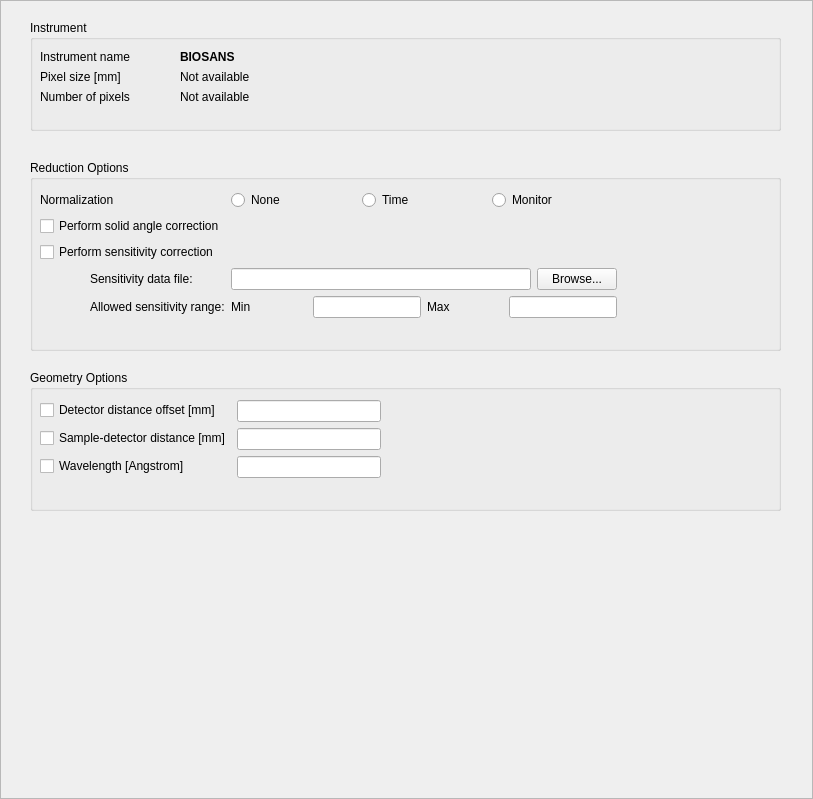
<?xml version="1.0" encoding="UTF-8"?>
<ui version="4.0">
 <class>Frame</class>
 <widget class="QFrame" name="Frame">
  <property name="geometry">
   <rect>
    <x>0</x>
    <y>0</y>
    <width>813</width>
    <height>799</height>
   </rect>
  </property>
  <property name="sizePolicy">
   <sizepolicy hsizetype="Expanding" vsizetype="Expanding">
    <horstretch>0</horstretch>
    <verstretch>0</verstretch>
   </sizepolicy>
  </property>
  <property name="windowTitle">
   <string>Frame</string>
  </property>
  <property name="frameShape">
   <enum>QFrame::StyledPanel</enum>
  </property>
  <property name="frameShadow">
   <enum>QFrame::Raised</enum>
  </property>
  <widget class="QGroupBox" name="instrument_groupbox">
   <property name="geometry">
    <rect>
     <x>30</x>
     <y>20</y>
     <width>751</width>
     <height>111</height>
    </rect>
   </property>
   <property name="title">
    <string>Instrument</string>
   </property>
   <widget class="QWidget" name="formLayoutWidget">
    <property name="geometry">
     <rect>
      <x>10</x>
      <y>30</y>
      <width>671</width>
      <height>71</height>
     </rect>
    </property>
    <layout class="QFormLayout" name="formLayout">
     <property name="sizeConstraint">
      <enum>QLayout::SetFixedSize</enum>
     </property>
     <property name="fieldGrowthPolicy">
      <enum>QFormLayout::AllNonFixedFieldsGrow</enum>
     </property>
     <property name="formAlignment">
      <set>Qt::AlignRight|Qt::AlignTop|Qt::AlignTrailing</set>
     </property>
     <item row="0" column="0">
      <widget class="QLabel" name="label">
       <property name="text">
        <string>Instrument name</string>
       </property>
      </widget>
     </item>
     <item row="0" column="1">
      <widget class="QLabel" name="instr_name_label">
       <property name="font">
        <font>
         <weight>75</weight>
         <bold>true</bold>
        </font>
       </property>
       <property name="text">
        <string>BIOSANS</string>
       </property>
      </widget>
     </item>
     <item row="1" column="0">
      <widget class="QLabel" name="label_2">
       <property name="text">
        <string>Pixel size [mm]                </string>
       </property>
      </widget>
     </item>
     <item row="2" column="0">
      <widget class="QLabel" name="label_3">
       <property name="text">
        <string>Number of pixels</string>
       </property>
      </widget>
     </item>
     <item row="1" column="1">
      <widget class="QLabel" name="pixel_size_label">
       <property name="text">
        <string>Not available</string>
       </property>
      </widget>
     </item>
     <item row="2" column="1">
      <widget class="QLabel" name="n_pixel_label">
       <property name="text">
        <string>Not available</string>
       </property>
      </widget>
     </item>
    </layout>
   </widget>
  </widget>
  <widget class="QGroupBox" name="reduction_options_groupbox">
   <property name="geometry">
    <rect>
     <x>30</x>
     <y>160</y>
     <width>751</width>
     <height>191</height>
    </rect>
   </property>
   <property name="title">
    <string>Reduction Options</string>
   </property>
   <widget class="QWidget" name="formLayoutWidget_2">
    <property name="geometry">
     <rect>
      <x>10</x>
      <y>30</y>
      <width>671</width>
      <height>161</height>
     </rect>
    </property>
    <layout class="QFormLayout" name="formLayout_2">
     <property name="sizeConstraint">
      <enum>QLayout::SetFixedSize</enum>
     </property>
     <property name="fieldGrowthPolicy">
      <enum>QFormLayout::AllNonFixedFieldsGrow</enum>
     </property>
     <property name="formAlignment">
      <set>Qt::AlignRight|Qt::AlignTop|Qt::AlignTrailing</set>
     </property>
     <item row="0" column="0">
      <widget class="QLabel" name="label_4">
       <property name="text">
        <string>Normalization</string>
       </property>
      </widget>
     </item>
     <item row="0" column="1">
      <layout class="QHBoxLayout" name="horizontalLayout">
       <item>
        <widget class="QRadioButton" name="normalization_none_radio">
         <property name="toolTip">
          <string>Select to skip data normalization.</string>
         </property>
         <property name="text">
          <string>None</string>
         </property>
        </widget>
       </item>
       <item>
        <widget class="QRadioButton" name="normalization_time_radio">
         <property name="toolTip">
          <string>Select to normalize the data to the data collection time.</string>
         </property>
         <property name="text">
          <string>Time</string>
         </property>
        </widget>
       </item>
       <item>
        <widget class="QRadioButton" name="normalization_monitor_radio">
         <property name="toolTip">
          <string>Select to normalize the data to the beam monitor count.</string>
         </property>
         <property name="text">
          <string>Monitor</string>
         </property>
        </widget>
       </item>
      </layout>
     </item>
     <item row="1" column="0">
      <widget class="QCheckBox" name="solid_angle_chk">
       <property name="toolTip">
        <string>Select to perform a solid angle correction.</string>
       </property>
       <property name="text">
        <string>Perform solid angle correction</string>
       </property>
      </widget>
     </item>
     <item row="2" column="0">
      <widget class="QCheckBox" name="sensitivity_chk">
       <property name="toolTip">
        <string>Select to perform a detector sensitivity correction.</string>
       </property>
       <property name="text">
        <string>Perform sensitivity correction</string>
       </property>
      </widget>
     </item>
     <item row="3" column="0">
      <widget class="QLabel" name="label_5">
       <property name="text">
        <string>Sensitivity data file:</string>
       </property>
       <property name="alignment">
        <set>Qt::AlignLeading|Qt::AlignLeft|Qt::AlignVCenter</set>
       </property>
       <property name="wordWrap">
        <bool>false</bool>
       </property>
       <property name="indent">
        <number>50</number>
       </property>
      </widget>
     </item>
     <item row="3" column="1">
      <layout class="QHBoxLayout" name="horizontalLayout_4">
       <item>
        <widget class="QLineEdit" name="sensitivity_file_edit">
         <property name="sizePolicy">
          <sizepolicy hsizetype="Fixed" vsizetype="Fixed">
           <horstretch>0</horstretch>
           <verstretch>0</verstretch>
          </sizepolicy>
         </property>
         <property name="minimumSize">
          <size>
           <width>300</width>
           <height>0</height>
          </size>
         </property>
         <property name="baseSize">
          <size>
           <width>0</width>
           <height>0</height>
          </size>
         </property>
         <property name="toolTip">
          <string>Enter a valid file path to be used for the detector sensitivity data.</string>
         </property>
        </widget>
       </item>
       <item>
        <widget class="QPushButton" name="sensitivity_browse_button">
         <property name="sizePolicy">
          <sizepolicy hsizetype="Fixed" vsizetype="Fixed">
           <horstretch>0</horstretch>
           <verstretch>0</verstretch>
          </sizepolicy>
         </property>
         <property name="text">
          <string>Browse...</string>
         </property>
        </widget>
       </item>
      </layout>
     </item>
     <item row="4" column="0">
      <widget class="QLabel" name="label_6">
       <property name="text">
        <string>Allowed sensitivity range:</string>
       </property>
       <property name="indent">
        <number>50</number>
       </property>
      </widget>
     </item>
     <item row="4" column="1">
      <layout class="QHBoxLayout" name="horizontalLayout_5">
       <item>
        <widget class="QLabel" name="label_7">
         <property name="text">
          <string>Min</string>
         </property>
        </widget>
       </item>
       <item>
        <widget class="QLineEdit" name="min_sensitivity_edit">
         <property name="sizePolicy">
          <sizepolicy hsizetype="Fixed" vsizetype="Fixed">
           <horstretch>0</horstretch>
           <verstretch>0</verstretch>
          </sizepolicy>
         </property>
         <property name="minimumSize">
          <size>
           <width>97</width>
           <height>0</height>
          </size>
         </property>
         <property name="toolTip">
          <string>Enter the minimum allowed relative sensitivity for any given pixel.</string>
         </property>
        </widget>
       </item>
       <item>
        <widget class="QLabel" name="label_8">
         <property name="text">
          <string>Max</string>
         </property>
        </widget>
       </item>
       <item>
        <widget class="QLineEdit" name="max_sensitivity_edit">
         <property name="sizePolicy">
          <sizepolicy hsizetype="Fixed" vsizetype="Fixed">
           <horstretch>0</horstretch>
           <verstretch>0</verstretch>
          </sizepolicy>
         </property>
         <property name="minimumSize">
          <size>
           <width>97</width>
           <height>0</height>
          </size>
         </property>
         <property name="toolTip">
          <string>Enter the maximum allowed relative sensitivity for any given pixel.</string>
         </property>
        </widget>
       </item>
      </layout>
     </item>
    </layout>
   </widget>
  </widget>
  <widget class="QGroupBox" name="geometry_options_groupbox">
   <property name="geometry">
    <rect>
     <x>30</x>
     <y>370</y>
     <width>751</width>
     <height>141</height>
    </rect>
   </property>
   <property name="title">
    <string>Geometry Options</string>
   </property>
   <widget class="QWidget" name="formLayoutWidget_3">
    <property name="geometry">
     <rect>
      <x>10</x>
      <y>30</y>
      <width>341</width>
      <height>101</height>
     </rect>
    </property>
    <layout class="QFormLayout" name="formLayout_3">
     <item row="0" column="0">
      <widget class="QCheckBox" name="detector_offset_chk">
       <property name="toolTip">
        <string>Select to set the detector distance offset.</string>
       </property>
       <property name="whatsThis">
        <string/>
       </property>
       <property name="text">
        <string>Detector distance offset [mm]</string>
       </property>
      </widget>
     </item>
     <item row="0" column="1">
      <widget class="QLineEdit" name="detector_offset_edit">
       <property name="toolTip">
        <string>Enter the detector distance offset in mm.</string>
       </property>
      </widget>
     </item>
     <item row="1" column="0">
      <widget class="QCheckBox" name="sample_dist_chk">
       <property name="toolTip">
        <string>Select to force the sample-detector distance.</string>
       </property>
       <property name="text">
        <string>Sample-detector distance [mm]</string>
       </property>
      </widget>
     </item>
     <item row="1" column="1">
      <widget class="QLineEdit" name="sample_dist_edit">
       <property name="toolTip">
        <string>Enter the value of the sample-to-detector distance in mm.</string>
       </property>
      </widget>
     </item>
     <item row="2" column="0">
      <widget class="QCheckBox" name="wavelength_chk">
       <property name="toolTip">
        <string>Select to force the wavelength to a given value.</string>
       </property>
       <property name="text">
        <string>Wavelength [Angstrom]</string>
       </property>
      </widget>
     </item>
     <item row="2" column="1">
      <widget class="QLineEdit" name="wavelength_edit">
       <property name="toolTip">
        <string>Enter the value of the neutron wavelength.</string>
       </property>
      </widget>
     </item>
    </layout>
   </widget>
  </widget>
 </widget>
 <resources/>
 <connections/>
</ui>
